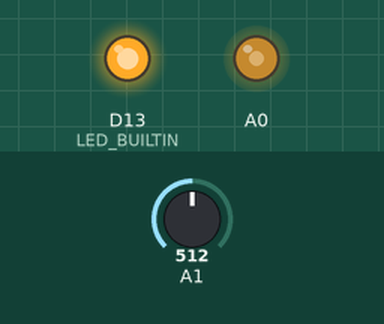
This sketch was run on a simulated Arduino Uno R4 Minima. Parts: output pins drawn as LEDs (lit = HIGH). The test bench sets the inputs (shaded band); at power-on: A1 = 512 (analog values on the 0–1023 scale).

Above: at 1.2 s.
1.3 s: A1 set to 716
At 1.9 s:
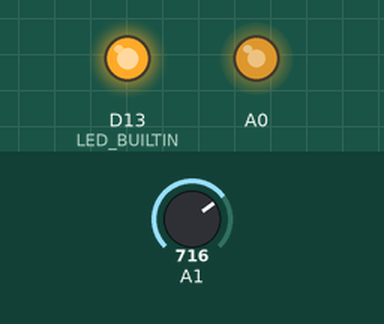
2.8 s: A1 set to 900
At 3.1 s:
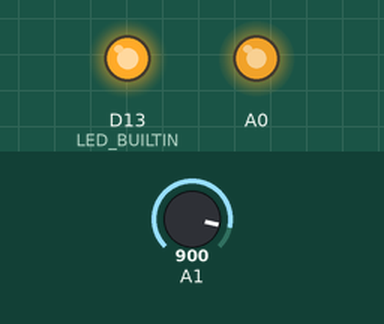
4.3 s: A1 set to 122
At 5.5 s:
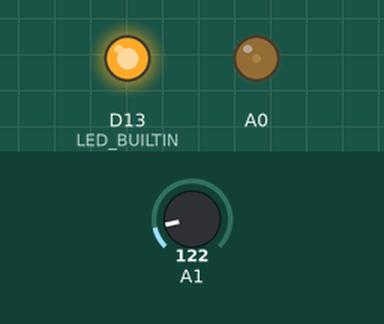
5.8 s: A1 set to 0
At 6.7 s:
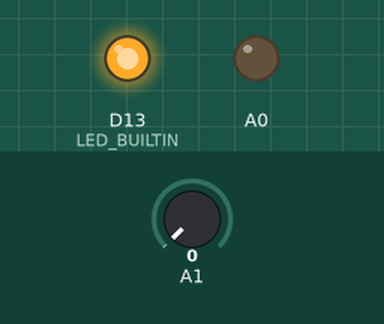
7.3 s: A1 set to 511
At 7.9 s:
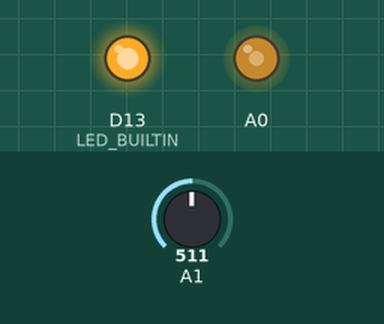
Timing chart, 0 to 9.8 s (numbered marks = the images above; inputs shaded):
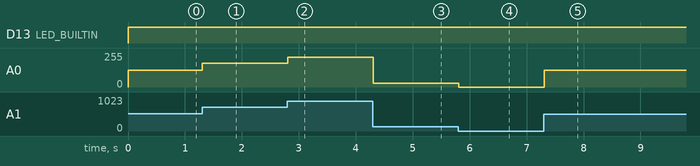

The sketch:

renesas_uno.ino
```cpp
// Probe: Uno R4 (WiFiS3 on the WiFi, 14-bit ADC, DAC).
#include <Arduino.h>
#include <Wire.h>
#include <EEPROM.h>
void setup() {
  Serial.begin(115200);
  analogReadResolution(14);
  analogWriteResolution(12);
  pinMode(LED_BUILTIN, OUTPUT);
  Wire.begin();
  EEPROM.update(0, 1);
}
void loop() { analogWrite(A0, analogRead(A1) / 4); digitalWrite(LED_BUILTIN, HIGH); delay(100); }
```

Measured:
- after the input at 1.3 s, A0: 127/255 → 178/255 at once
- after the input at 2.8 s, A0: 178/255 → 224/255 at once
- after the input at 4.3 s, A0: 224/255 → 30/255 at once
- after the input at 5.8 s, A0: 30/255 → 0/255 at once
- after the input at 7.3 s, A0: 0/255 → 127/255 at once
